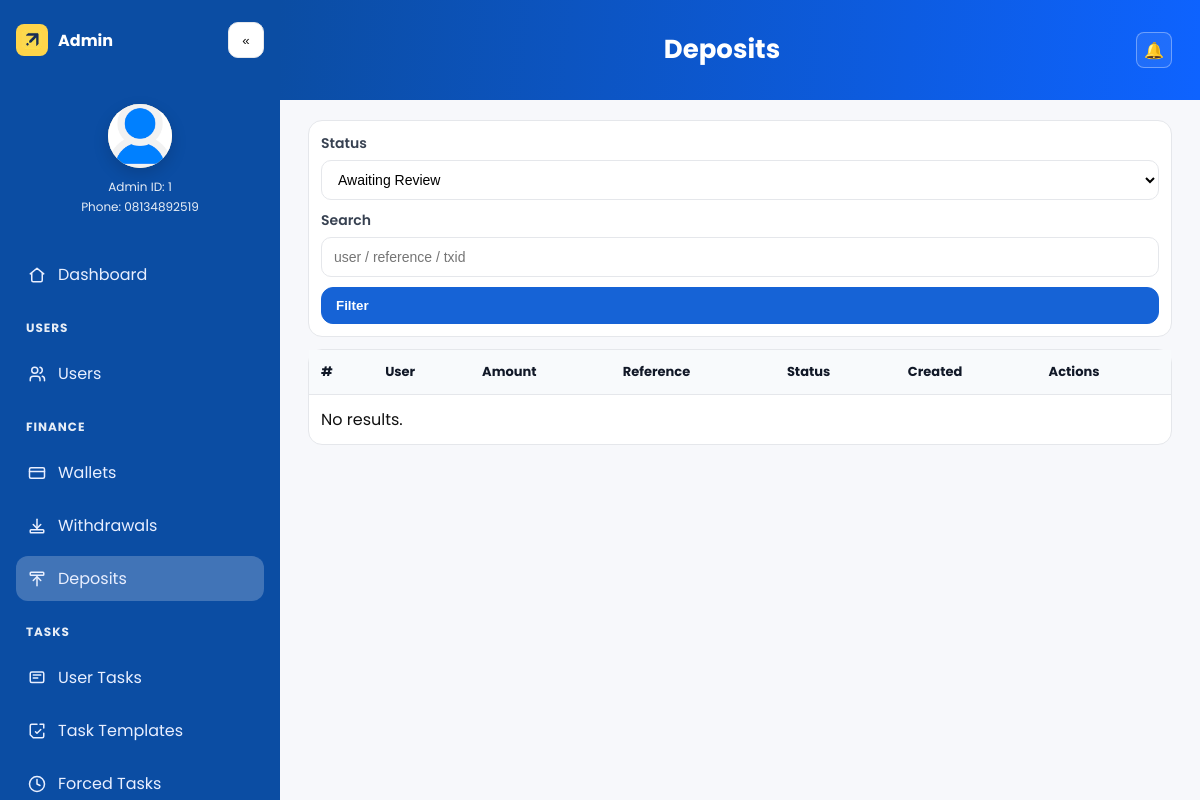
Before: /bo/deposits/ (signed in) with the older database file.
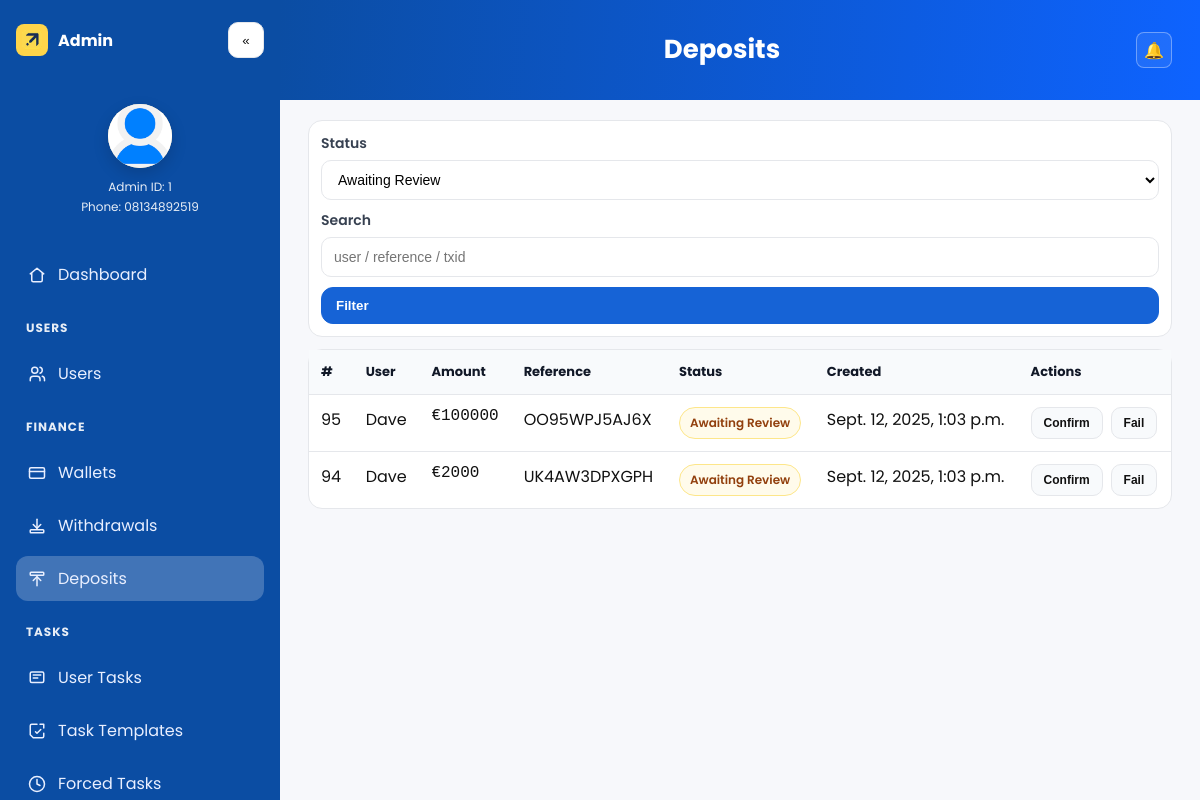
After: the same page with the newer database file.
### main/models.py (models this page shows, shortened)
class DepositRequest(models.Model):
    user = models.ForeignKey(settings.AUTH_USER_MODEL, on_delete=models.CASCADE, related_name="deposits")
    amount_cents = models.PositiveIntegerField()
    txid = models.CharField(max_length=128, blank=True, null=True)
    confirmed_at = models.DateTimeField(blank=True, null=True)
    currency = models.CharField(max_length=3, choices=Currency.choices, default=Currency.EUR)
    network = models.CharField(max_length=10, choices=Network.choices)
    pay_to = models.ForeignKey(DepositAddress, on_delete=models.PROTECT)
    status = models.CharField(max_length=20, choices=DepositStatus.choices, default=DepositStatus.AWAITING_PAYMENT)
    reference = models.CharField(max_length=20, unique=True, db_index=True)
    created_at = models.DateTimeField(auto_now_add=True)
    verified_at = models.DateTimeField(null=True, blank=True)

class CustomUser(AbstractUser):
    username = None
    phone = models.CharField(max_length=20, unique=True)
    invitation_code = models.CharField(max_length=50, blank=True, null=True)
    nickname   = models.CharField(max_length=50, blank=True)
    avatar     = models.ImageField(upload_to="avatars/%Y/%m/", blank=True, null=True)
    avatar_url = models.URLField(blank=True, null=True, validators=[URLValidator()])
    signup_ip = models.GenericIPAddressField(blank=True, null=True)
    signup_country = models.CharField(max_length=100, blank=True, null=True)
    last_login_ip = models.GenericIPAddressField(blank=True, null=True)
    last_login_country = models.CharField(max_length=100, blank=True, null=True)
    tx_pin_hash = models.CharField(max_length=128, blank=True)
    tx_pin_changed_at = models.DateTimeField(blank=True, null=True)
    tx_pin_attempts = models.PositiveIntegerField(default=0)
    tx_pin_locked_until = models.DateTimeField(blank=True, null=True)
    USERNAME_FIELD = "phone"
    REQUIRED_FIELDS = []
    objects = CustomUserManager()
    def __str__(self) -> str:
        return self.nickname or self.phone

### main/admin_view.py (the view, shortened to what this page needs)
# urls.py: path("bo/deposits/", bo.bo_deposits, name="bo_deposits"),
@login_required
@user_passes_test(staff_or_manager)
def bo_deposits(request):
    status = (request.GET.get("status") or "awaiting_review").lower()  # draft|awaiting_payment|awaiting_review|confirmed|failed|all
    q      = (request.GET.get("q") or "").strip()
    qs = (
        DepositRequest.objects
        .select_related("user", "pay_to")
        .order_by("-created_at")
    )
    if status in {"draft","awaiting_payment","awaiting_review","confirmed","failed"}:
        qs = qs.filter(status=status)
    page_obj = _paginate(qs, request, per_page=25)
    return render(request, "meta_search/bo/deposits.html", {
        "active_page": AP["dep"],
        "page_obj": page_obj,
        "status": status,
        "q": q,
    })

### main/admin_view.py (called while the page is built)
def staff_or_manager(user):
    return user.is_active and (user.is_staff or user.groups.filter(name="managers").exists())

def _paginate(qs, request, per_page=25, page_param="page"):
    page = request.GET.get(page_param) or 1
    return Paginator(qs, per_page).get_page(page)

### templates/meta_search/bo/deposits.html (shortened to what this page needs)
{% extends "base_admin.html" %}
{% block page_title %}Deposits{% endblock %}
{% block content %}
<form method="get" class="card filters-form">
  <label>Status
    <select name="status">
      <option value="awaiting_review"   {% if status == 'awaiting_review' %}selected{% endif %}>Awaiting Review</option>
    </select>
  </label>
  <label>Search
    <input type="text" name="q" value="{{ q }}" placeholder="user / reference / txid">
  </label>
  <button class="btn primary" type="submit">Filter</button>
</form>
<div class="card table-card">
  <div class="table-responsive">
    <table class="tbl">
      <thead>
        <tr>
          <th>#</th>
          <th>User</th>
          <th>Amount</th>
          <th>Reference</th>
          <th>Status</th>
          <th>Created</th>
          <th>Actions</th>
        </tr>
      </thead>
      <tbody>
        {% for d in page_obj %}
          <tr>
            <td data-label="#">{{ d.id }}</td>
            <td data-label="User">{{ d.user }}</td>
            <td data-label="Amount" class="mono">€{{ d.amount_cents|floatformat:-2 }}</td>
            <td data-label="Reference">{{ d.reference }}</td>
            <td data-label="Status">
              <span class="pill
                {% if d.status == 'confirmed' or d.status == 'CONFIRMED' %}ok
                {% elif d.status == 'failed' or d.status == 'FAILED' %}bad
                {% elif d.status == 'awaiting_review' or d.status == 'AWAITING_REVIEW' %}warn
                {% elif d.status == 'awaiting_payment' or d.status == 'AWAITING_PAYMENT' %}info
                {% elif d.status == 'draft' or d.status == 'DRAFT' %}muted
                {% endif %}
              ">{{ d.get_status_display|default:d.status }}</span>
            </td>
            <td data-label="Created">{{ d.created_at }}</td>
            <td data-label="Actions">
              <div class="actions">
                {% if d.status != 'confirmed' and d.status != 'failed' and d.status != 'CONFIRMED' and d.status != 'FAILED' %}
                  <form method="post" action="{% url 'bo_deposit_confirm' d.id %}">{% csrf_token %}
                    <button class="btn sm">Confirm</button>
                  </form>
                  <form method="post" action="{% url 'bo_deposit_fail' d.id %}">{% csrf_token %}
                    <button class="btn sm">Fail</button>
                  </form>
                {% else %}
                  <span class="muted">—</span>
                {% endif %}
              </div>
            </td>
          </tr>
        {% empty %}
          <tr><td colspan="7" style="padding:12px;">No results.</td></tr>
        {% endfor %}
      </tbody>
    </table>
  </div>
</div>
{% endblock %}

Changed rows visible on the page:
added DepositRequest: id "95", user "Dave", amount_cents "100000", reference "OO95WPJ5AJ6X", status "Awaiting Review", created_at "Sept. 12, 2025, 1:03 p.m.", shows "Confirm"
added DepositRequest: id "94", user "Dave", amount_cents "2000", reference "UK4AW3DPXGPH", status "Awaiting Review", created_at "Sept. 12, 2025, 1:03 p.m.", shows "Confirm"
Other visible differences:
text no longer shown: "No results."
